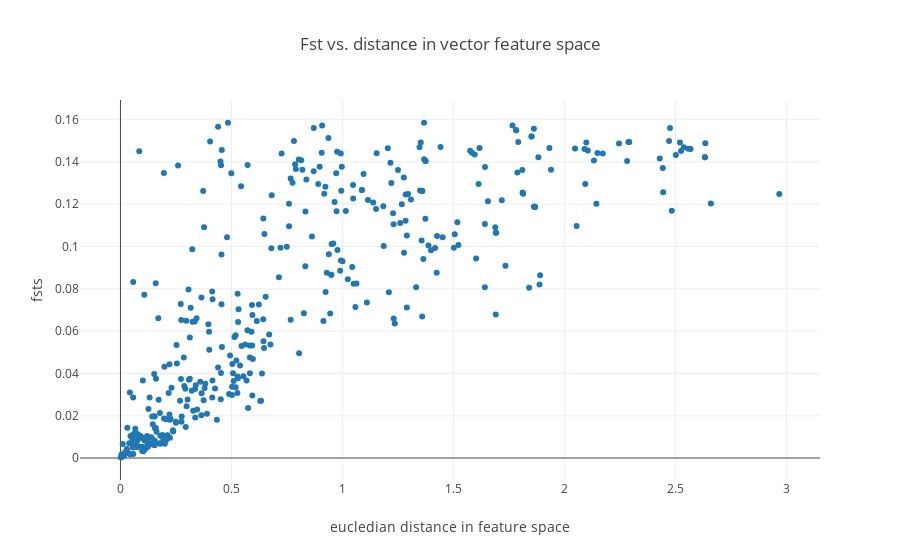

Notebook cell for this chart:
### Code cell
fig_data= [go.Scatter(
x= Distances_crawl,
y= Fsts_crawl,
mode= 'markers',
name= 'fst vs distances'
)
]

layout = go.Layout(
    title= 'Fst vs. distance in vector feature space',
    yaxis=dict(
        title='fsts'),
    xaxis=dict(
        title='eucledian distance in feature space')
)

fig= go.Figure(data=fig_data, layout=layout)
iplot(fig)

### Figure 1 — Plotly figure (JSON) as saved in the notebook; plotly's stock layout.template omitted (floating-point values rounded to 4 significant figures; data arrays with more than 128 entries replaced by an {"elided": "..."} marker saying what was removed)
{"data": [{"mode": "markers", "name": "fst vs distances", "type": "scatter", "uid": "47167b76-3f43-42df-92ef-6e9dc98723e4", "x": {"elided": "400 float values"}, "y": {"elided": "400 float values"}}], "layout": {"title": "Fst vs. distance in vector feature space", "xaxis": {"title": "eucledian distance in feature space"}, "yaxis": {"title": "fsts"}}}
